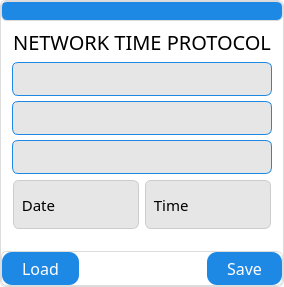
          <widget class="QFrame" name="DeviceInfoFrame_2">
           <property name="styleSheet">
            <string notr="true">background: white;                /* White background */
    border: 1px solid #dcdcdc;        /* Light grey border */
    border-radius: 6px;</string>
           </property>
           <layout class="QVBoxLayout" name="verticalLayout_10">
            <property name="spacing">
             <number>0</number>
            </property>
            <property name="leftMargin">
             <number>0</number>
            </property>
            <property name="topMargin">
             <number>0</number>
            </property>
            <property name="rightMargin">
             <number>0</number>
            </property>
            <property name="bottomMargin">
             <number>0</number>
            </property>
            <item>
             <widget class="QLabel" name="label_13">
              <property name="sizePolicy">
               <sizepolicy hsizetype="Preferred" vsizetype="Fixed">
                <horstretch>0</horstretch>
                <verstretch>0</verstretch>
               </sizepolicy>
              </property>
              <property name="maximumSize">
               <size>
                <width>16777215</width>
                <height>20</height>
               </size>
              </property>
              <property name="styleSheet">
               <string notr="true">background-color: #1E88E5;        /* Blue strip at the top */
    color: white;                     /* White text */
    font-size: 16px;
    font-weight: bold;
    padding: 6px;
    border-top-left-radius: 6px;
    border-top-right-radius: 6px;</string>
              </property>
              <property name="text">
               <string/>
              </property>
              <property name="alignment">
               <set>Qt::AlignCenter</set>
              </property>
             </widget>
            </item>
            <item>
             <widget class="QFrame" name="verticalFrame_5">
              <property name="styleSheet">
               <string notr="true">background: white;                /* White background */
    border: 1px solid #ffffff;        /* Light grey border */
    border-radius: 6px; </string>
              </property>
              <layout class="QVBoxLayout" name="verticalLayout_11">
               <property name="spacing">
                <number>5</number>
               </property>
               <property name="leftMargin">
                <number>10</number>
               </property>
               <property name="topMargin">
                <number>5</number>
               </property>
               <property name="rightMargin">
                <number>10</number>
               </property>
               <property name="bottomMargin">
                <number>20</number>
               </property>
               <item>
                <widget class="QLabel" name="label_15">
                 <property name="sizePolicy">
                  <sizepolicy hsizetype="Fixed" vsizetype="Fixed">
                   <horstretch>0</horstretch>
                   <verstretch>0</verstretch>
                  </sizepolicy>
                 </property>
                 <property name="maximumSize">
                  <size>
                   <width>345</width>
                   <height>35</height>
                  </size>
                 </property>
                 <property name="font">
                  <font>
                   <family>Gilroy</family>
                   <pointsize>15</pointsize>
                  </font>
                 </property>
                 <property name="styleSheet">
                  <string notr="true">border-color: rgb(255, 255, 255);</string>
                 </property>
                 <property name="text">
                  <string>NETWORK TIME PROTOCOL</string>
                 </property>
                 <property name="alignment">
                  <set>Qt::AlignCenter</set>
                 </property>
                </widget>
               </item>
               <item>
                <widget class="QLineEdit" name="server1">
                 <property name="focusPolicy">
                  <enum>Qt::ClickFocus</enum>
                 </property>
                 <property name="styleSheet">
                  <string notr="true">background: #e6e6e6;              /* Light grey box for info rows */
    border: 1px solid #1E88E5;        /* Blue thin border */
    border-radius: 6px;
    padding: 6px 12px;
    font-size: 15px;
    color: black;</string>
                 </property>
                 <property name="inputMask">
                  <string/>
                 </property>
                 <property name="text">
                  <string/>
                 </property>
                 <property name="placeholderText">
                  <string notr="true"/>
                 </property>
                </widget>
               </item>
               <item>
                <widget class="QLineEdit" name="server2">
                 <property name="focusPolicy">
                  <enum>Qt::ClickFocus</enum>
                 </property>
                 <property name="styleSheet">
                  <string notr="true">background: #e6e6e6;              /* Light grey box for info rows */
    border: 1px solid #1E88E5;        /* Blue thin border */
    border-radius: 6px;
    padding: 6px 12px;
    font-size: 15px;
    color: black;</string>
                 </property>
                 <property name="inputMask">
                  <string/>
                 </property>
                 <property name="text">
                  <string/>
                 </property>
                 <property name="placeholderText">
                  <string/>
                 </property>
                </widget>
               </item>
               <item>
                <widget class="QLineEdit" name="server3">
                 <property name="focusPolicy">
                  <enum>Qt::ClickFocus</enum>
                 </property>
                 <property name="styleSheet">
                  <string notr="true">background: #e6e6e6;              /* Light grey box for info rows */
    border: 1px solid #1E88E5;        /* Blue thin border */
    border-radius: 6px;
    padding: 6px 12px;
    font-size: 15px;
    color: black;</string>
                 </property>
                 <property name="inputMask">
                  <string/>
                 </property>
                 <property name="placeholderText">
                  <string/>
                 </property>
                </widget>
               </item>
               <item>
                <widget class="QFrame" name="horizontalFrame_11">
                 <property name="sizePolicy">
                  <sizepolicy hsizetype="Preferred" vsizetype="Fixed">
                   <horstretch>0</horstretch>
                   <verstretch>0</verstretch>
                  </sizepolicy>
                 </property>
                 <property name="minimumSize">
                  <size>
                   <width>0</width>
                   <height>35</height>
                  </size>
                 </property>
                 <property name="styleSheet">
                  <string notr="true">background: #ffffff;              /* Light grey box for info rows */
    border: 1px solid #ffffff;        /* Blue thin border */
</string>
                 </property>
                 <layout class="QHBoxLayout" name="horizontalLayout_18">
                  <property name="spacing">
                   <number>6</number>
                  </property>
                  <property name="leftMargin">
                   <number>0</number>
                  </property>
                  <property name="topMargin">
                   <number>0</number>
                  </property>
                  <property name="rightMargin">
                   <number>0</number>
                  </property>
                  <property name="bottomMargin">
                   <number>0</number>
                  </property>
                  <item>
                   <widget class="QFrame" name="horizontalFrame_14">
                    <property name="styleSheet">
                     <string notr="true">background: #e6e6e6;
    border: 1px solid #CCC;        /* Blue thin border */
    border-radius: 6px;
    padding: 6px 2px;
    font-size: 15px;
    color: black;</string>
                    </property>
                    <layout class="QHBoxLayout" name="horizontalLayout_19">
                     <property name="spacing">
                      <number>0</number>
                     </property>
                     <property name="leftMargin">
                      <number>0</number>
                     </property>
                     <property name="topMargin">
                      <number>1</number>
                     </property>
                     <property name="rightMargin">
                      <number>0</number>
                     </property>
                     <property name="bottomMargin">
                      <number>0</number>
                     </property>
                     <item>
                      <widget class="QLabel" name="label_20">
                       <property name="sizePolicy">
                        <sizepolicy hsizetype="Fixed" vsizetype="Fixed">
                         <horstretch>0</horstretch>
                         <verstretch>0</verstretch>
                        </sizepolicy>
                       </property>
                       <property name="font">
                        <font>
                         <family>Gilroy</family>
                         <pointsize>-1</pointsize>
                        </font>
                       </property>
                       <property name="styleSheet">
                        <string notr="true">border: 0px solid #e6e6e6;        /* Blue thin border */</string>
                       </property>
                       <property name="text">
                        <string> Date</string>
                       </property>
                       <property name="alignment">
                        <set>Qt::AlignLeading|Qt::AlignLeft|Qt::AlignVCenter</set>
                       </property>
                       <property name="indent">
                        <number>0</number>
                       </property>
                      </widget>
                     </item>
                     <item>
                      <widget class="QLabel" name="date_input">
                       <property name="styleSheet">
                        <string notr="true">border: 0px solid #e6e6e6;        /* Blue thin border */
</string>
                       </property>
                       <property name="text">
                        <string/>
                       </property>
                      </widget>
                     </item>
                    </layout>
                   </widget>
                  </item>
                  <item>
                   <widget class="QFrame" name="horizontalFrame_15">
                    <property name="styleSheet">
                     <string notr="true">background: #e6e6e6;
    border: 1px solid #CCC;        /* Blue thin border */
    border-radius: 6px;
    padding: 6px 2px;
    font-size: 15px;
    color: black;</string>
                    </property>
                    <layout class="QHBoxLayout" name="horizontalLayout_20">
                     <property name="spacing">
                      <number>0</number>
                     </property>
                     <property name="leftMargin">
                      <number>0</number>
                     </property>
                     <property name="topMargin">
                      <number>1</number>
                     </property>
                     <property name="rightMargin">
                      <number>0</number>
                     </property>
                     <property name="bottomMargin">
                      <number>0</number>
                     </property>
                     <item>
                      <widget class="QLabel" name="label_21">
                       <property name="sizePolicy">
                        <sizepolicy hsizetype="Fixed" vsizetype="Fixed">
                         <horstretch>0</horstretch>
                         <verstretch>0</verstretch>
                        </sizepolicy>
                       </property>
                       <property name="font">
                        <font>
                         <family>Gilroy</family>
                         <pointsize>-1</pointsize>
                        </font>
                       </property>
                       <property name="styleSheet">
                        <string notr="true">border: 0px solid #e6e6e6;        /* Blue thin border */
</string>
                       </property>
                       <property name="text">
                        <string> Time</string>
                       </property>
                       <property name="indent">
                        <number>0</number>
                       </property>
                      </widget>
                     </item>
                     <item>
                      <widget class="QLabel" name="time_input">
                       <property name="styleSheet">
                        <string notr="true">border: 0px solid #e6e6e6;        /* Blue thin border */
</string>
                       </property>
                       <property name="text">
                        <string/>
                       </property>
                      </widget>
                     </item>
                    </layout>
                   </widget>
                  </item>
                 </layout>
                </widget>
               </item>
              </layout>
             </widget>
            </item>
            <item>
             <widget class="QFrame" name="horizontalFrame_16">
              <property name="sizePolicy">
               <sizepolicy hsizetype="Preferred" vsizetype="Fixed">
                <horstretch>0</horstretch>
                <verstretch>0</verstretch>
               </sizepolicy>
              </property>
              <property name="maximumSize">
               <size>
                <width>16777215</width>
                <height>35</height>
               </size>
              </property>
              <layout class="QHBoxLayout" name="horizontalLayout_21">
               <property name="spacing">
                <number>0</number>
               </property>
               <property name="leftMargin">
                <number>0</number>
               </property>
               <property name="topMargin">
                <number>0</number>
               </property>
               <property name="rightMargin">
                <number>0</number>
               </property>
               <property name="bottomMargin">
                <number>0</number>
               </property>
               <item>
                <widget class="QPushButton" name="ntp_load_btn">
                 <property name="sizePolicy">
                  <sizepolicy hsizetype="Minimum" vsizetype="Fixed">
                   <horstretch>0</horstretch>
                   <verstretch>0</verstretch>
                  </sizepolicy>
                 </property>
                 <property name="font">
                  <font>
                   <family>Gilroy</family>
                   <pointsize>-1</pointsize>
                  </font>
                 </property>
                 <property name="focusPolicy">
                  <enum>Qt::TabFocus</enum>
                 </property>
                 <property name="styleSheet">
                  <string notr="true">QPushButton {
    background-color: #1E88E5;   /* Blue */
    color: white;               /* White text */
    border: none;               /* No border line */
    border-radius: 10px;        /* Rounded corners */
    padding: 6px 20px;          /* Spacing inside */
    font-size: 16px;            /* Font size */
}

QPushButton:hover {
    background-color: #1565C0;  /* Darker blue on hover */
}

QPushButton:pressed {
    background-color: #0D47A1;  /* Darkest blue when pressed */
}
QPushButton:focus {
    outline: none;                 /* Remove dotted border */
    background-color: #074475;     /* Brighter blue highlight */
    border: 2px solid black;       /* White glow/border */
}</string>
                 </property>
                 <property name="text">
                  <string>Load</string>
                 </property>
                </widget>
               </item>
               <item>
                <spacer name="horizontalSpacer_4">
                 <property name="orientation">
                  <enum>Qt::Horizontal</enum>
                 </property>
                 <property name="sizeHint" stdset="0">
                  <size>
                   <width>40</width>
                   <height>20</height>
                  </size>
                 </property>
                </spacer>
               </item>
               <item>
                <widget class="QPushButton" name="ntp_save_btn">
                 <property name="font">
                  <font>
                   <family>Gilroy</family>
                   <pointsize>-1</pointsize>
                  </font>
                 </property>
                 <property name="focusPolicy">
                  <enum>Qt::TabFocus</enum>
                 </property>
                 <property name="styleSheet">
                  <string notr="true">QPushButton {
    background-color: #1E88E5;   /* Blue */
    color: white;               /* White text */
    border: none;               /* No border line */
    border-radius: 10px;        /* Rounded corners */
    padding: 6px 20px;          /* Spacing inside */
    font-size: 16px;            /* Font size */
}

QPushButton:hover {
    background-color: #1565C0;  /* Darker blue on hover */
}

QPushButton:pressed {
    background-color: #0D47A1;  /* Darkest blue when pressed */
}
QPushButton:focus {
    outline: none;                 /* Remove dotted border */
    background-color: #074475;     /* Brighter blue highlight */
    border: 2px solid black;       /* White glow/border */
}</string>
                 </property>
                 <property name="text">
                  <string>Save</string>
                 </property>
                </widget>
               </item>
              </layout>
             </widget>
            </item>
           </layout>
          </widget>
